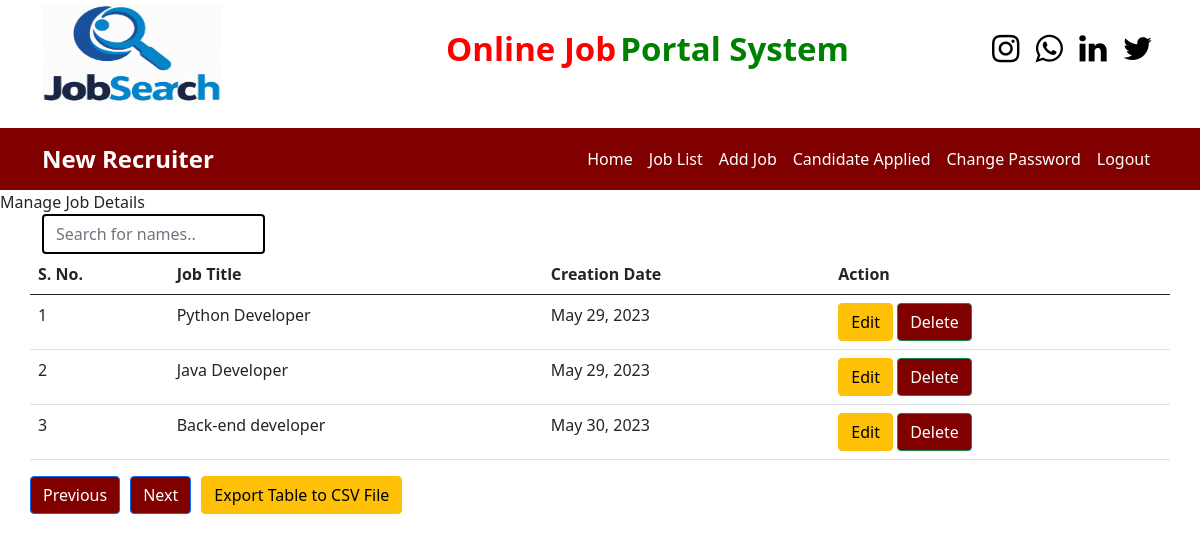
Screenshot of /job_list/ (signed in) with the database file from the repository.
### job/models.py (models this page shows, shortened)
class Job(models.Model):
    recruiter = models.ForeignKey(Recruiter, on_delete=models.CASCADE)
    start_date = models.DateField()
    end_date = models.DateField()
    title = models.CharField(max_length=100)
    salary = models.FloatField(max_length=20)
    image = models.FileField()
    description = models.CharField(max_length=500)
    experience = models.CharField(max_length=50)
    location = models.CharField(max_length=200)
    skills = models.CharField(max_length=100)
    creationdate = models.DateField()

### job/views.py (the view)
# urls.py: path('job_list/', job_list, name="job_list"),
def job_list(request):
    if not request.user.is_authenticated:
        return redirect('recruiter_login')
    user = request.user
    recruiter = Recruiter.objects.get(user=user)
    job = Job.objects.filter(recruiter=recruiter)
    d = {'job':job}
    return render(request, 'job_list.html', d)

### job/templates/job_list.html (shortened to what this page needs)
{% load static %}
{% block body %}
{% include 'recruiter_navigation.html' %}
<marquee style="font-weight: 500;">Manage Job Details</marquee>
<div class="container">
    <input type="text" id="myInput" onkeyup="myFunction()" placeholder="Search for names.." title="Type in a name" class="form-control" style="width: 20%; border: 2px solid black;">
  </div>
<table id="myTable" class="table table-hover container">
    <thead>
        <tr class="header">
            <th>S. No.</th>
            <th>Job Title</th>
            <th>Creation Date</th>
            <th>Action</th>
        </tr>
    </thead>
    <tbody>
        {% for i in job %}
            <tr>
                <td>{{forloop.counter}}</td>
                <td>{{i.title}}</td>
                <td>{{i.creationdate}}</td>
                <td>
                    <a href="{% url 'edit_jobdetail' i.id %}" class="btn btn-warning">Edit</a>
                    <a href="#" class="btn btn-success" style="background-color: maroon;">Delete</a>
                </td>
            </tr>
        {% endfor %}
    </tbody>
</table>
<div class="pagination container">
    <button onclick="previousPage()" class="btn btn-primary" style="background-color: maroon;">Previous</button>
    <button onclick="nextPage()" class="btn btn-primary" style="margin-left: 10px; margin-right: 10px; background-color: maroon;">Next</button>
    <button onclick="exportTable()" class="btn btn-warning">Export Table to CSV File</button>
  </div>
{% endblock body %}

### job/templates/recruiter_navigation.html (shortened to what this page needs)
{% load static %}
<!DOCTYPE html>
<html>
    <head>
        <link href="https://cdn.jsdelivr.net/npm/bootstrap@5.0.2/dist/css/bootstrap.min.css" rel="stylesheet">
        <link rel="stylesheet" href="https://cdnjs.cloudflare.com/ajax/libs/font-awesome/4.7.0/css/font-awesome.min.css">
        <link rel="stylesheet" type="text/css" href="{% static 'css/styles.css' %}">
    </head>
<body>
    <div class="container">
        <div class="row">
            <div class="col-sm-3 mt-1">
                <img src="{% static 'images/Job1.png' %}" width="180px" height="100px">
            </div>
            <div class="col-sm-7 mt-4 text-center">
                <span>
                    <span style="color: red; font-size: 33px; font-weight: 700;">Online Job</span>
                    <span style="color:green; font-size: 33px; font-weight: 700;">Portal System</span>
                </span>
            </div>
            <div class="col-sm-2" style="margin-top: 33px;">
                <span>
                    <a href="#"><i class="fa fa-instagram" style="font-size: 32px; color: black; padding-right: 12px;"></i></a>
                    <a href="#"><i class="fa fa-whatsapp" style="font-size:32px;color:black; padding-right: 12px;"></i></a>
                    <a href="#"><i class="fa fa-linkedin" style="font-size:32px;color:black; padding-right: 12px;"></i></a>
                    <a href="#"><i class="fa fa-twitter" style="font-size:32px;color: black;"></i></a>
                </span>
            </div>
        </div>
    </div><br>
    <nav class="navbar navbar-expand-lg navbar-light " style="background-color: maroon;">
        <div class="container">
          <a class="navbar-brand" href="/" style="color: white; font-weight: 700; font-size: 24px;">{{request.user.first_name}} {{request.user.last_name}}</a>
          <div class="collapse navbar-collapse" id="navbarSupportedContent">
            <ul class="navbar-nav ms-auto mb-2 mb-lg-0">
              <li class="nav-item tab">
                <a class="nav-link active text-white" aria-current="page" href="/recruiter_home">Home</a>
              </li>
              <li class="nav-item tab">
                <a class="nav-link active text-white" aria-current="page" href="/job_list">Job List</a>
              </li>
              <li class="nav-item tab">
                <a class="nav-link active text-white" aria-current="page" href="/add_job">Add Job</a>
              </li>
              <li class="nav-item tab">
                <a class="nav-link active text-white" aria-current="page" href="#">Candidate Applied</a>
              </li>
              <li class="nav-item tab">
                <a class="nav-link active text-white" aria-current="page" href="#">Change Password</a>
              </li>
              <li class="nav-item tab">
                <a class="nav-link active text-white" aria-current="page" href="/Logout">Logout</a>
              </li>
            </ul>
          </div>
        </div>
      </nav>
</body>
</html>

### rows the page displays
Job: title "Python Developer", creationdate "May 29, 2023"
Job: title "Java Developer", creationdate "May 29, 2023"
Job: title "Back-end developer", creationdate "May 30, 2023"

### other values shown
{{ request.user.first_name }} "New"
{{ request.user.last_name }} "Recruiter"
